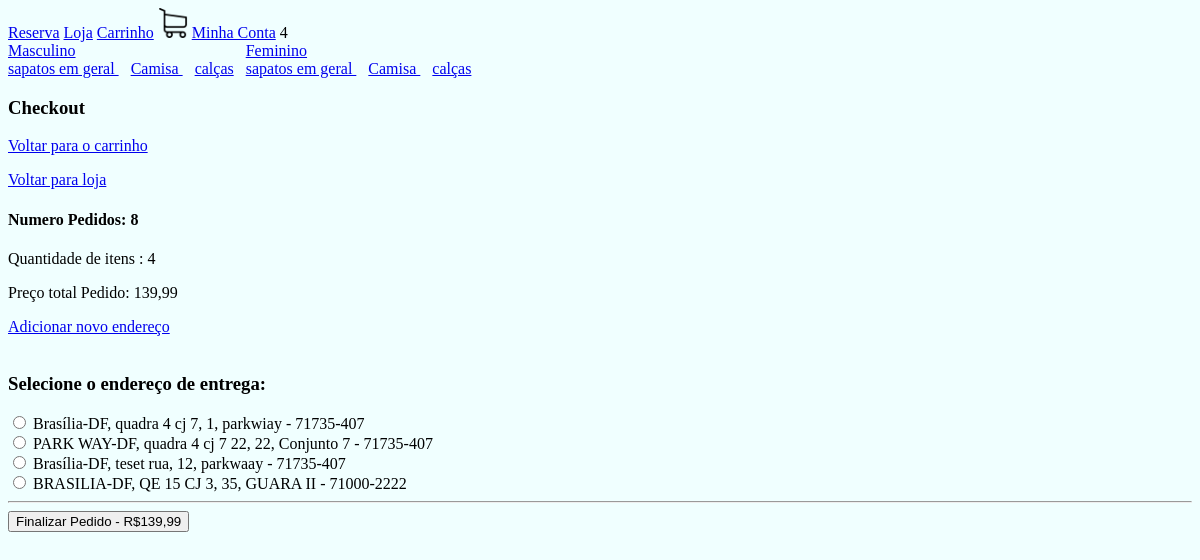
Page /checkout/ (signed in) on the earlier database version.
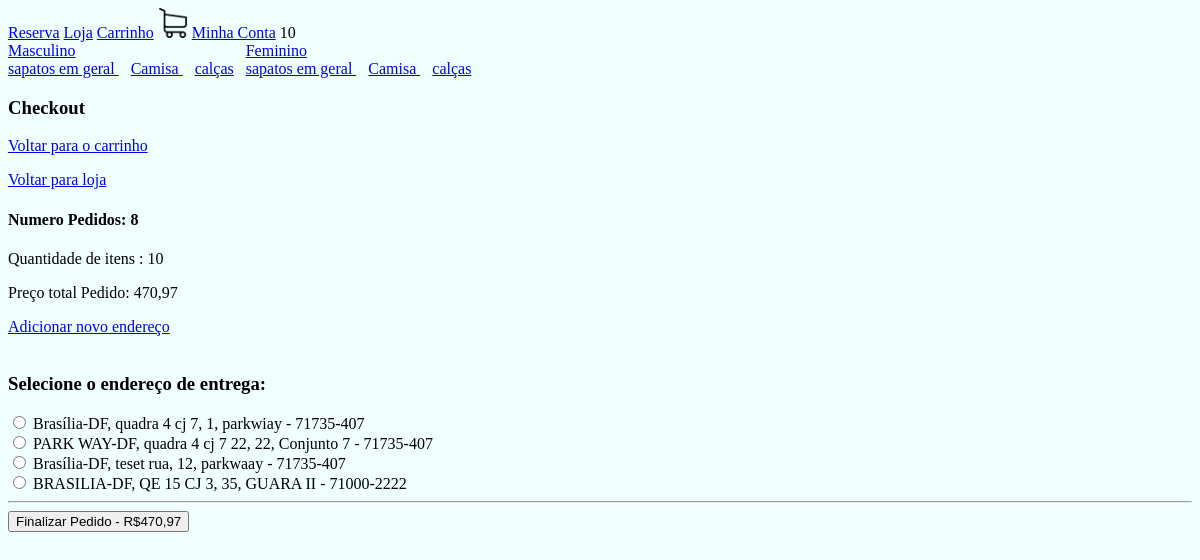
Same page on the later database version.
### loja/models.py (models this page shows, shortened)
class Categoria(models.Model): # Categorias (Masculino, Feminino, Infantil)
    nome = models.CharField(max_length=200, null=True, blank=True)
    slug = models.CharField(max_length=100, null=True, blank=True) # Exemplo: "masculino", "feminino", "infantil"

class Tipo(models.Model): # Tipos (Camisa, Camiseta, Bermuda, Calça)
    nome = models.CharField(max_length=200, null=True, blank=True)
    slug = models.CharField(max_length=100, null=True, blank=True) # Exemplo:

class Pedido(models.Model):
    cliente = models.ForeignKey(Cliente, null=True, blank=True, on_delete=models.SET_NULL)
    finalizado = models.BooleanField(default=False)
    codigo_transacao = models.CharField(max_length=200, null=True, blank=True)
    endereco = models.ForeignKey(Endereco, null=True, blank=True, on_delete=models.SET_NULL)
    data_finalizacao = models.DateTimeField(null=True, blank=True)
    @property
    def quantidade_total(self):
       itens_pedido = ItensPedido.objects.filter(pedido__id=self.id)
       return sum(item.quantidade for item in itens_pedido)
    @property
    def preco_total(self):
       itens_pedido = ItensPedido.objects.filter(pedido__id=self.id)
       return sum(item.preco_total for item in itens_pedido)

class ItensPedido(models.Model):
    item_estoque = models.ForeignKey(ItemEstoque, null=True, blank=True, on_delete=models.SET_NULL)
    quantidade = models.IntegerField(default=0)
    pedido = models.ForeignKey(Pedido, null=True, blank=True, on_delete=models.SET_NULL)
    @property
    def preco_total(self):
        if self.item_estoque and self.item_estoque.produto:
            return self.quantidade * self.item_estoque.produto.preco
        return 0

class ItemEstoque(models.Model):
    produto = models.ForeignKey(Produto, null=True, blank=True, on_delete=models.SET_NULL)
    cor = models.ForeignKey(Cor, null=True, blank=True, on_delete=models.SET_NULL)
    tamanho = models.CharField(max_length=200, null=True, blank=True)
    quantidade = models.IntegerField(default=0)

class Produto(models.Model):
    imagem =  models.ImageField(null=True, blank=True) # "camisa.png"
    nome = models.CharField(max_length=200, null=True, blank=True)
    preco = models.DecimalField(max_digits=10, decimal_places=2)
    ativo = models.BooleanField(default=True)
    categoria = models.ForeignKey(Categoria, null=True, blank=True, on_delete=models.SET_NULL)
    tipo = models.ForeignKey(Tipo, null=True, blank=True, on_delete=models.SET_NULL)

class Endereco(models.Model):
    rua = models.CharField(max_length=400, null=True, blank=True)
    numero = models.IntegerField(default=0)
    complemento = models.CharField(max_length=200, null=True, blank=True)
    cep = models.CharField(max_length=200, null=True, blank=True)
    cidade = models.CharField(max_length=200, null=True, blank=True)
    estado = models.CharField(max_length=200, null=True, blank=True)
    cliente = models.ForeignKey(Cliente, null=True, blank=True, on_delete=models.SET_NULL)

### loja/views.py (the view)
# urls.py: path('checkout/', checkout, name="checkout"),
def checkout(request):
    if request.user.is_authenticated:
        cliente = request.user.cliente
    else:
        if request.COOKIES.get('id_sessao'):
            id_sessao = request.COOKIES.get('id_sessao')
            cliente, criado = Cliente.objects.get_or_create(id_sessao=id_sessao)
        else:
            return redirect('loja')
    pedido, criado = Pedido.objects.get_or_create(cliente=cliente, finalizado=False)
    enderecos = Endereco.objects.filter(cliente=cliente)
    context = {  'pedido': pedido, 'enderecos': enderecos}
    return render(request, 'checkout.html', context)

### loja/novos_context.py (called while the page is built)
def carrinho(request):
    quantidade_produtos_carrinho = 0
    if request.user.is_authenticated:
        cliente = request.user.cliente
    else:
        if request.COOKIES.get('id_sessao'):
            id_sessao = request.COOKIES.get('id_sessao')
            cliente, criado = Cliente.objects.get_or_create(id_sessao=id_sessao)
        else:
            return { 'quantidade_produtos_carrinho': quantidade_produtos_carrinho }
    pedido, criado = Pedido.objects.get_or_create(cliente=cliente, finalizado=False)
    itens_pedido = ItensPedido.objects.filter(pedido=pedido)
    quantidade_produtos_carrinho = sum(item.quantidade for item in itens_pedido)
    return {'quantidade_produtos_carrinho': quantidade_produtos_carrinho}

def categorias_tipos(request):
    from .models import Categoria, Tipo
    categorias_navegacao = Categoria.objects.all()
    tipos_navegacao = Tipo.objects.all()
    return {'categorias_navegacao': categorias_navegacao, 'tipos_navegacao': tipos_navegacao}

### loja/templates/checkout.html (shortened to what this page needs)
{% extends 'base.html' %}
{% load static %}
{% block body %}
<h3>Checkout</h3>
<a href="{% url 'carrinho' %}"><p>Voltar para o carrinho</a>
<a href="{% url 'loja' %}"><p>Voltar para loja</a>
<h4>Numero Pedidos: {{ pedido.id }}</h4>
<p>Quantidade de itens : {{ pedido.quantidade_total }}</p>
<p>Preço total Pedido: {{ pedido.preco_total }}</p>
<form method="post" action="{% url 'finalizar_compra' pedido.id %}">
    {% if not atualizado %}
        <a href="{% url 'adicionar_endereco' %}">Adicionar novo endereço</a><br><br>
        <h3>Selecione o endereço de entrega:</h3>
    {% endif %}
    {% for endereco in enderecos %}
        <input type="radio" name="endereco" value="{{ endereco.id }}">
        <label for="{{ endereco.id }}">{{ endereco.cidade }}-{{ endereco.estado }},
            {{ endereco.rua }},
            {{ endereco.numero }},
            {{ endereco.complemento }} - {{ endereco.cep}}</label>
        <br>
    {% endfor %}
    <hr>
    {% if not atualizado %}
        <button type="submit">Finalizar Pedido - R${{ pedido.preco_total }}</button>
    {% endif %}
</form>
{% endblock %}

### loja/templates/base.html (shortened to what this page needs)
{% load static %}
<!DOCTYPE html>
<html lang="pt-br">
<head>
    <link rel="stylesheet" type="text/css" href="{% static 'css/main.css' %}">
    <link rel="stylesheet" href="https://cdnjs.cloudflare.com/ajax/libs/font-awesome/7.0.1/css/all.min.css" />
</head>
<body>
    {% include 'navbar.html' %}
    {% block body %}
    {% endblock %}
</body>
</html>

### loja/templates/navbar.html
{% load static %}
<nav>
    <a href="{% url 'homepage' %}">Reserva</a>
    <a href="{% url 'loja' %}">Loja</a>
    <a href="{% url 'carrinho' %}">Carrinho</a>
    <img src="{% static 'images/carrinho.png' %}" alt="carrinho" width="30" height="30">
    {% if request.user.is_authenticated %}
        <a href="{% url 'minha_conta' %}">Minha Conta</a>
    {%else %}
        <a href="{% url 'fazer_login' %}">Login</a>
    {% endif %}
    {{ quantidade_produtos_carrinho }}
    <div style='display: flex'>
        {% for categoria in categorias_navegacao %}
            <div>
                <a href="{% url 'loja' categoria.slug %}">{{ categoria.nome }}</a>
                <br>
                {% for tipo in tipos_navegacao %}
                <a href="{% url 'loja' categoria.slug|add:'-'|add:tipo.slug %}" style="margin-right: 12px;">
                    {{ tipo.nome }}
                </a>
            {% endfor %}
            </div>
        {% endfor %}
    </div>
</nav>

### static/css/main.css (style rules this page uses)
body { background-color:azure; }

Differences in the rows shown:
changed through a linked row, Pedido id 8: quantidade_total "4" → "10"; preco_total "139,99" → "470,97"
Other differences:
{{ quantidade_produtos_carrinho }}: "4" → "10"
